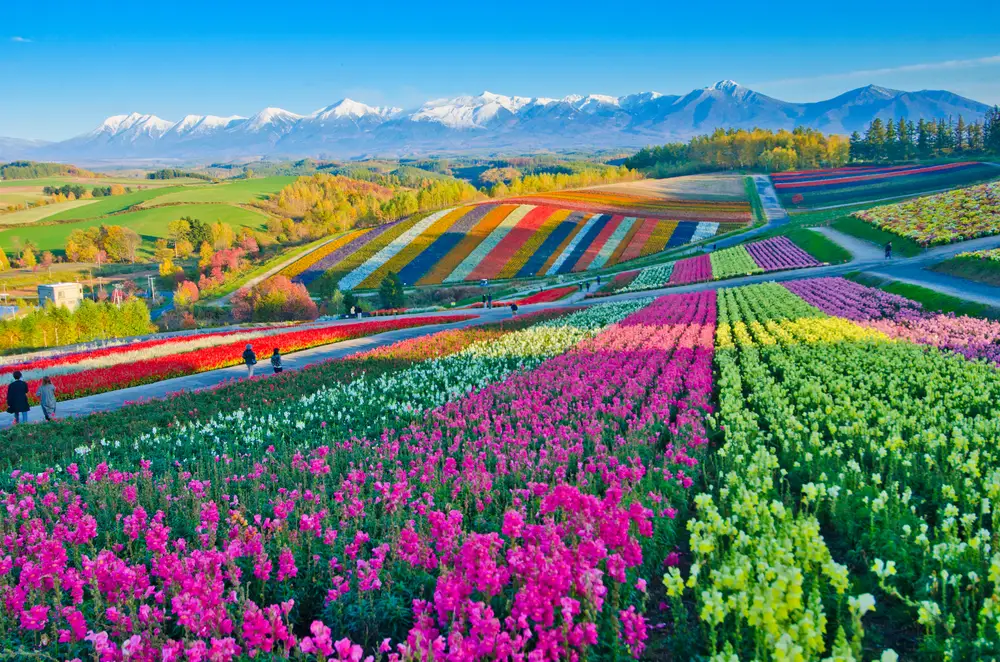
#> input picture se226.jpg, 1000 x 662 px
$ python lab7.py
#> lines starting #> are read from the running program, lines starting #| are printed output that depends on the picture
import cv2
import numpy as np

image = cv2.imread('se226.jpg')
#> image is the input picture: shape (662, 1000, 3); mean B, G, R 123.7, 121.1, 97.1
b, g, r = cv2.split(image)
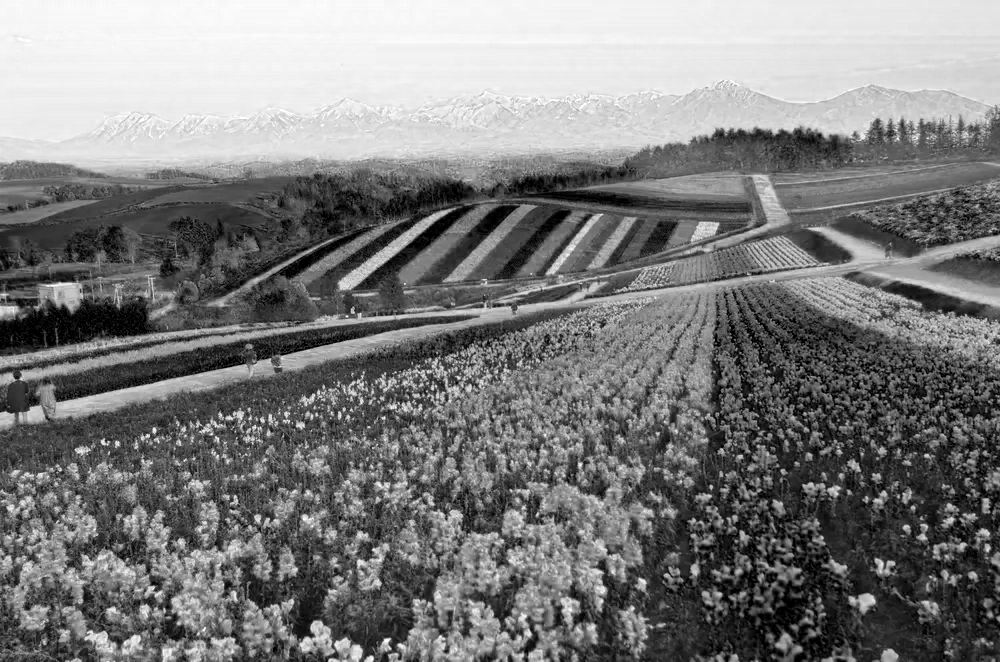
#> b: shape (662, 1000); min 0, max 255, mean 123.7
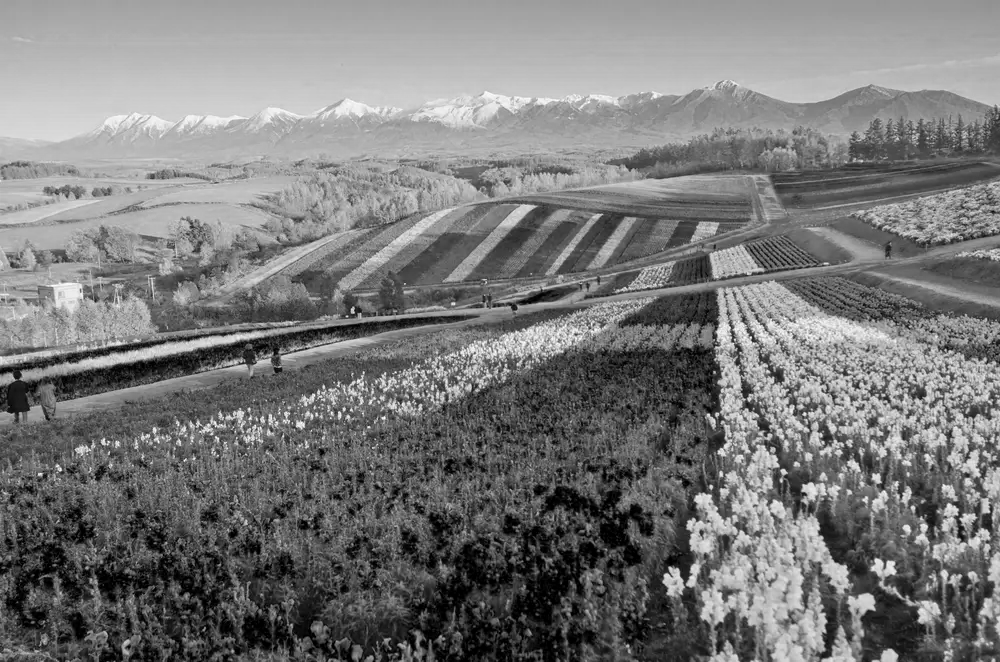
#> g: shape (662, 1000); min 0, max 255, mean 121.1
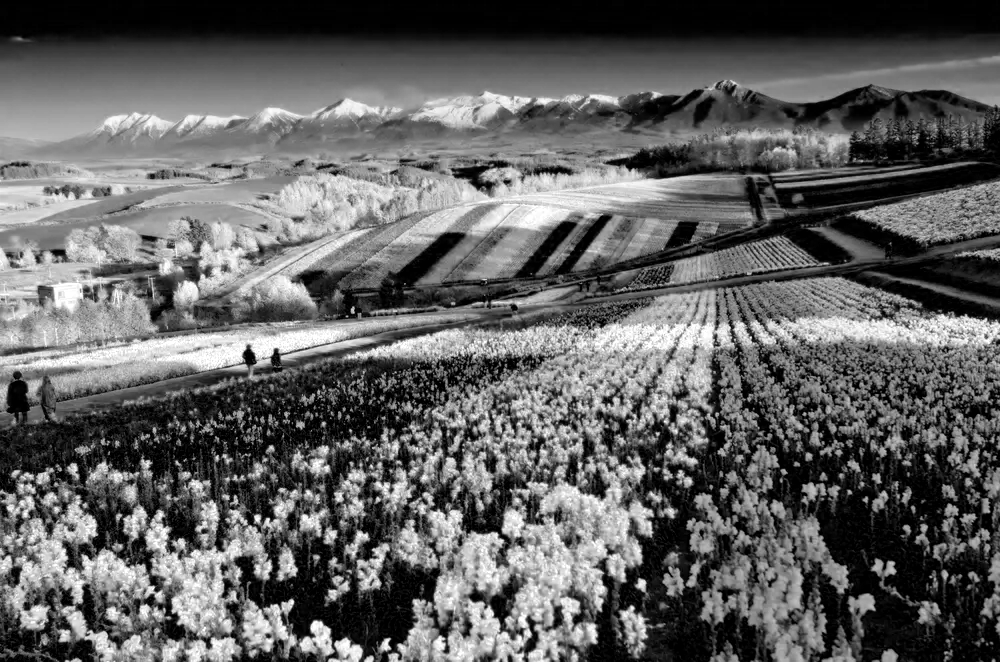
#> r: shape (662, 1000); min 0, max 255, mean 97.1

cv2.imshow('Blue Image', b)
cv2.imshow('Green Image', g)
cv2.imshow('Red Image', r)


redBlueImage = cv2.merge([b, np.zeros_like(b), r])
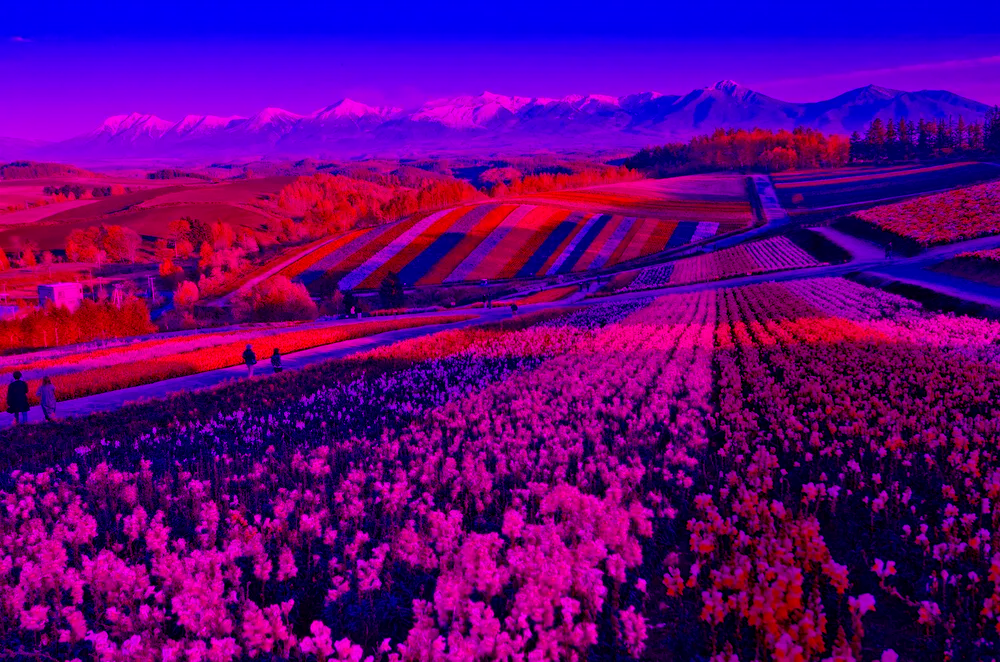
#> redBlueImage: shape (662, 1000, 3); mean of channels 0, 1, 2 123.7, 0, 97.1; drawn as B, G, R
cv2.imshow("Red-Blue Image", redBlueImage)

originalImage = cv2.merge([b, g, r])
cv2.imshow('Combined Image', originalImage)


cv2.waitKey(0)
cv2.destroyAllWindows()
